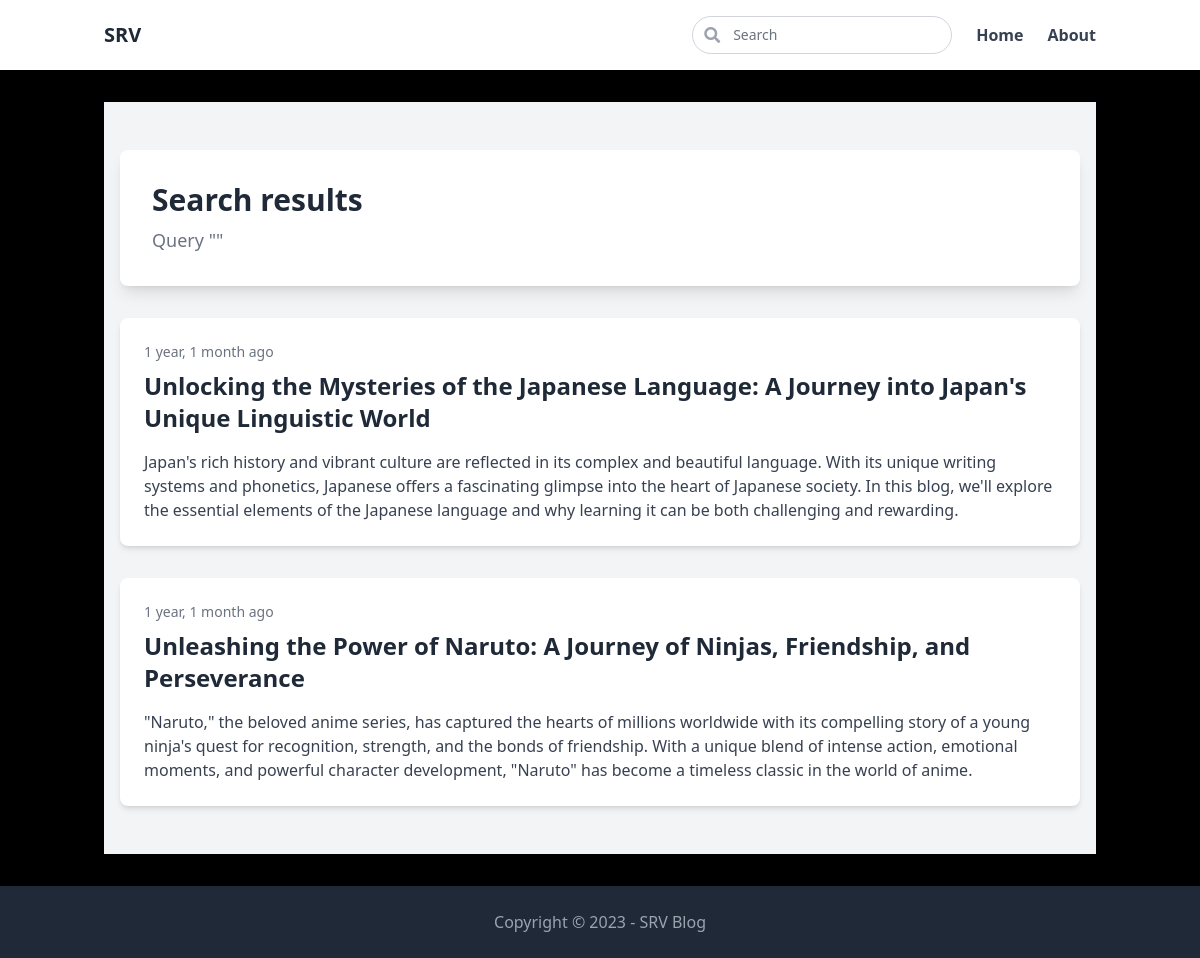
/search/, run on an earlier commit of the app's database.
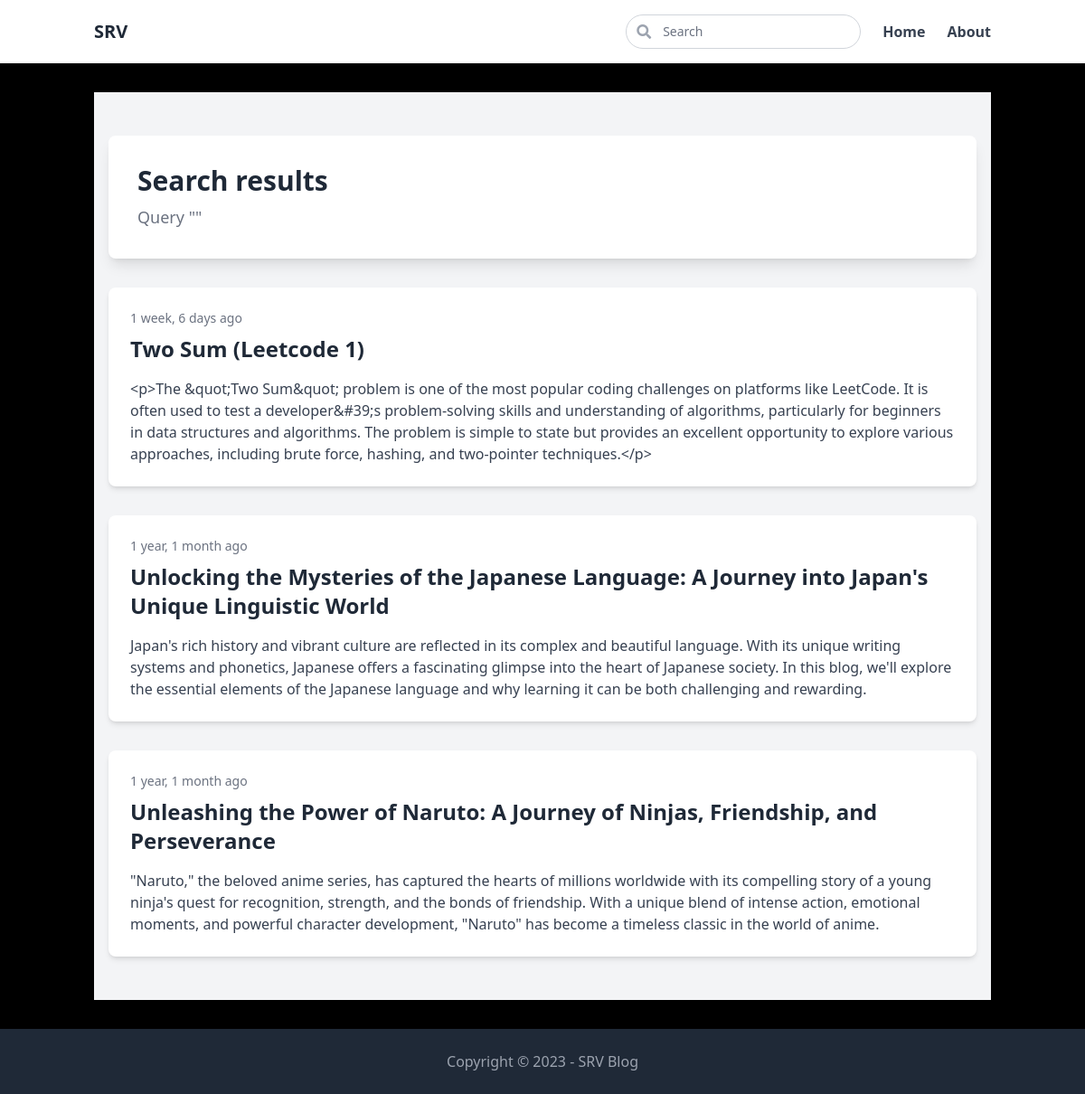
And on a later commit of the database.
### blog/models.py (models this page shows, shortened)
class Post(models.Model):
    ACTIVE = 'active'
    DRAFT = 'draft'
    CHOICES_STATUS = [
        (ACTIVE, 'Active'),
        (DRAFT, 'Draft')
    ]
    category = models.ForeignKey(Category, related_name='posts', on_delete=models.CASCADE)
    title = models.CharField(max_length=255)
    slug = models.SlugField()
    intro = RichTextUploadingField()  # Use RichTextUploadingField for the intro
    body = RichTextUploadingField()   # Use RichTextUploadingField for the body
    created_at = models.DateTimeField(auto_now_add=True)
    status = models.CharField(max_length=10, choices=CHOICES_STATUS, default=ACTIVE)
    image = models.ImageField(upload_to='uploads/', blank=True, null=True)
    class Meta:
        ordering = ('-created_at',)

### blog/views.py (the view)
# urls.py: path('search/', views.search, name='search'),
def search(request):
    query = request.GET.get('query', '')
    posts = Post.objects.filter(status=Post.ACTIVE).filter(Q(title__icontains=query) | Q(intro__icontains=query) | Q(body__icontains=query))
    return render(request, 'blog/search.html', {'posts' : posts, 'query' : query})

### blog/templates/blog/search.html (shortened to what this page needs)
{% extends 'core/base.html' %}
{% block content %}
<section class="bg-gray-100 py-12">
    <div class="container mx-auto px-4">
        <section class="bg-white shadow-lg rounded-lg p-8 mb-8">
            <h1 class="text-3xl font-semibold text-gray-800 mb-2">Search results</h1>
            <h3 class="text-lg text-gray-500">Query "{{ query }}"</h3>
        </section>
        <section class="space-y-8">
            {% for post in posts %}
                <div class="bg-white shadow-md rounded-lg p-6">
                    <a href="{% url 'post_detail' post.category.slug post.slug %}" class="text-gray-800 hover:text-blue-600">
                        <h2 class="text-sm text-gray-500">{{ post.created_at|timesince }} ago</h2>
                        <h1 class="text-2xl font-semibold text-gray-800 mt-2">{{ post.title }}</h1>
                        <p class="text-gray-700 mt-4">{{ post.intro }}</p>
                    </a>
                </div>
            {% empty %}
                <div class="bg-white p-6 rounded-lg shadow-md">
                    <p class="text-center text-gray-500">No results for the given query...</p>
                </div>
            {% endfor %}
        </section>
    </div>
</section>
{% endblock %}

What changed in the data, as far as the page shows it:
added Post: created_at "1 week, 6 days", title "Two Sum (Leetcode 1)", intro "<p>The &quot;Two Sum&quot; problem is one of the most popular coding challenges on platforms like LeetCode. It is often used to test a developer&#39;s problem-solving skills and understanding of algorithms, particularly for beginners in data structures and algorithms. The problem is simple to state but provides an excellent opportunity to explore various approaches, including brute force, hashing, and two-pointer techniques.</p>"
